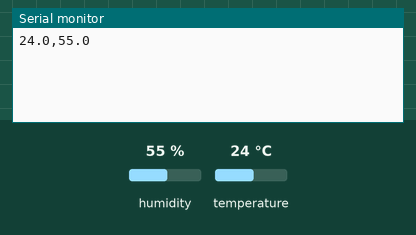
A sketch run on a simulated Arduino Uno, built with avr-gcc and run on an emulated ATmega328P. Parts: the last lines printed to the serial monitor. The inputs (shaded band) are chosen by the test bench; at power-on: humidity 55 %, temperature 24 °C.

Above: at 18.0 s.
18.1 s: humidity set to 22 %
At 20.5 s:
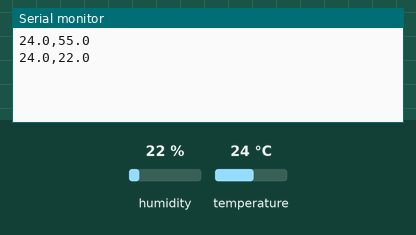
33.1 s: temperature set to 12 °C
At 40.5 s:
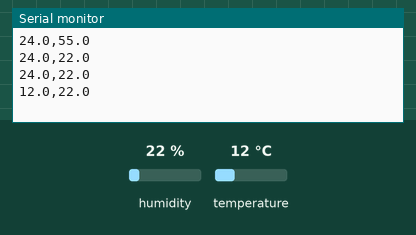
48.1 s: humidity set to 40 %
At 50.5 s:
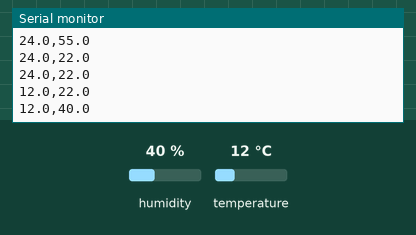
Timing chart, 0 to 52.0 s (numbered marks = the images above; inputs shaded):
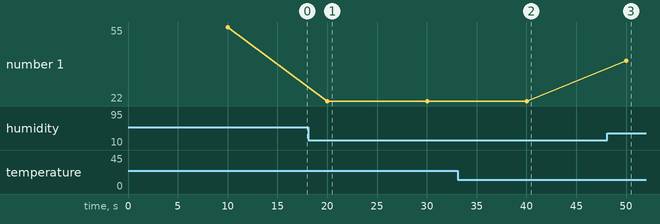

Measured:
- after the input at 18.1 s, the serial monitor: prints a new line after 1.9 s (image 1)
- after the input at 33.1 s, the serial monitor: prints a new line after 6.9 s (image 2)
- after the input at 48.1 s, the serial monitor: prints a new line after 1.9 s (image 3)
- plotted number 1: 55 → 22 after the input at 18.1 s, 22 → 40 after the input at 48.1 s

The sketch:

ecopulse.ino
```cpp
#include <DHT.h>

// Подключение DHT11/DHT22: DATA -> D2, VCC -> 5V, GND -> GND.
#define DHT_PIN 2
#define DHT_TYPE DHT11

DHT dht(DHT_PIN, DHT_TYPE);
const unsigned long intervalMs = 10000;
unsigned long lastRead = 0;

void setup() {
  Serial.begin(9600);
  dht.begin();
}

void loop() {
  if (millis() - lastRead < intervalMs) return;
  lastRead = millis();

  float humidity = dht.readHumidity();
  float temperature = dht.readTemperature();
  if (isnan(humidity) || isnan(temperature)) {
    Serial.println("ERROR");
    return;
  }

  Serial.print(temperature, 1);
  Serial.print(',');
  Serial.println(humidity, 1);
}
```
